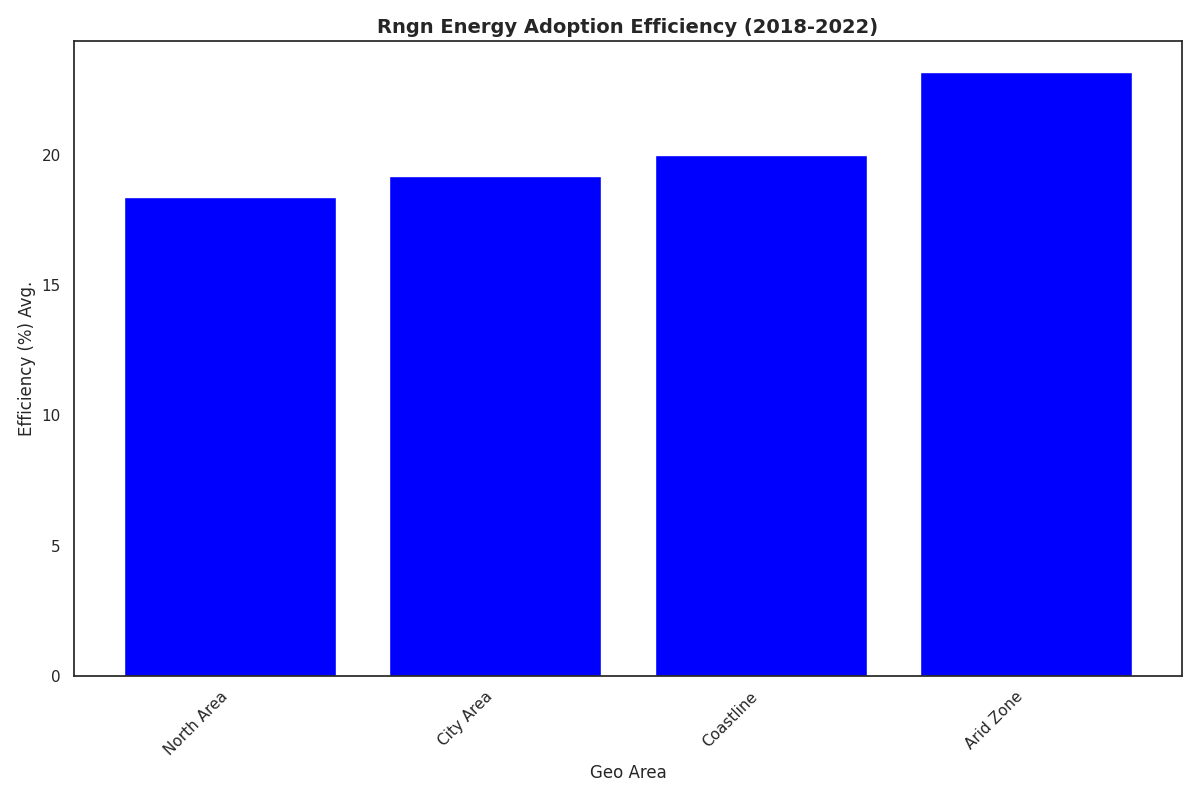

Recreate this plot in Python.
import matplotlib.pyplot as plt
import numpy as np

regions = ["North Area", "Coastline", "Arid Zone", "City Area"]

mean_efficiency = np.mean([[18, 15, 22, 17, 20],
                           [21, 18, 22, 19, 20],
                           [27, 23, 25, 21, 20],
                           [21, 16, 22, 18, 19]], axis=1)

sorted_indices = np.argsort(mean_efficiency)
sorted_mean_efficiency = mean_efficiency[sorted_indices]
sorted_regions = [regions[i] for i in sorted_indices]

fig, ax = plt.subplots(figsize=(12, 8))
ax.bar(sorted_regions, sorted_mean_efficiency, color='blue')

ax.set_title('Rngn Energy Adoption Efficiency (2018-2022)', fontsize=14, fontweight='bold')
ax.set_xlabel('Geo Area', fontsize=12)
ax.set_ylabel('Efficiency (%) Avg.', fontsize=12)

plt.xticks(rotation=45, ha='right')
plt.tight_layout()
plt.show()
